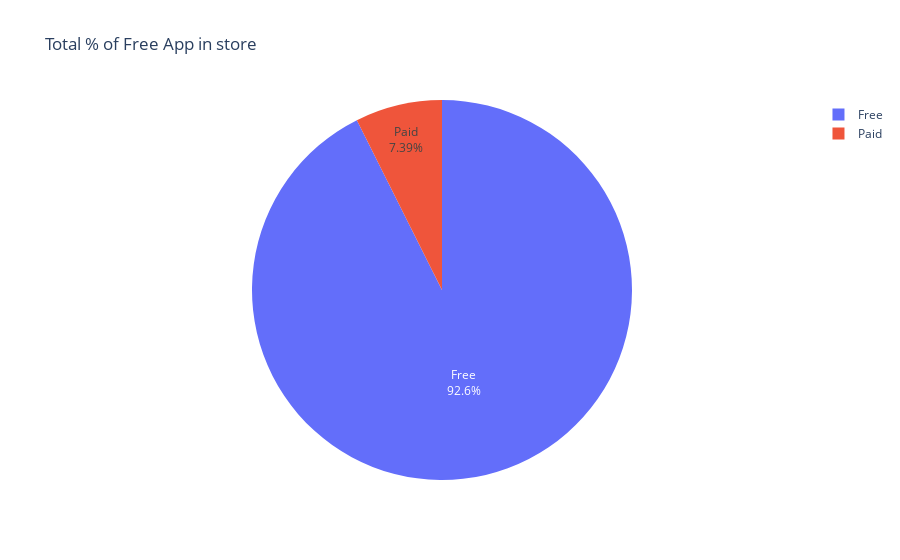

Notebook code cell kept with this figure:
### Code cell
df2=df
df2['Type'] = df2['Type'].replace({0: 'Free', 1: 'Paid'})

labels = df2['Type'].value_counts(sort=True).index
sizes = df2['Type'].value_counts(sort=True)

fig = px.pie(df, values=sizes, names=labels, 
             labels={'names': 'Type', 'sizes': 'Count'},
             title='Total % of Free App in store')
fig.update_traces(textposition='inside', textinfo='percent+label')
fig.show()



# Free apps are very much more than Paid apps
# 92% apps are free
# users always prefer to install free apps

### Figure 1 — Plotly figure (JSON) as saved in the notebook; plotly's stock layout.template omitted (floating-point values rounded to 4 significant figures)
{"data": [{"domain": {"x": [0, 1], "y": [0, 1]}, "hovertemplate": "Type=%{label}<br>value=%{value}<extra></extra>", "labels": ["Free", "Paid"], "legendgroup": "", "name": "", "showlegend": true, "textinfo": "percent+label", "textposition": "inside", "type": "pie", "values": [9583, 765]}], "layout": {"legend": {"tracegroupgap": 0}, "title": {"text": "Total % of Free App in store"}}}
